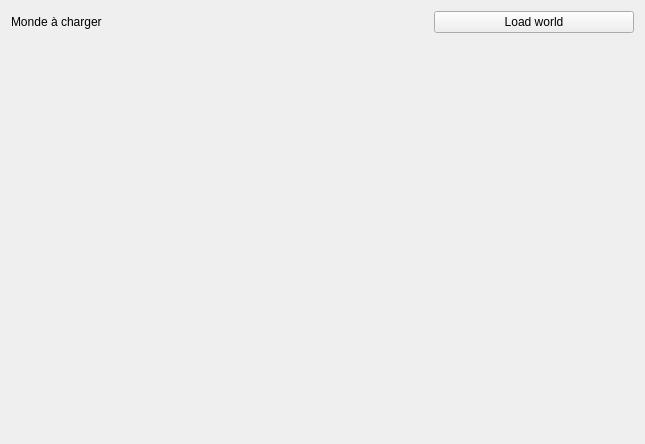
<?xml version="1.0" encoding="UTF-8"?>
<ui version="4.0">
 <class>WorldCreatorResourcesWidget</class>
 <widget class="QWidget" name="WorldCreatorResourcesWidget">
  <property name="geometry">
   <rect>
    <x>0</x>
    <y>0</y>
    <width>645</width>
    <height>444</height>
   </rect>
  </property>
  <property name="windowTitle">
   <string>Form</string>
  </property>
  <layout class="QVBoxLayout" name="verticalLayout">
   <item>
    <layout class="QHBoxLayout" name="horizontalLayout">
     <item>
      <widget class="QLabel" name="lb_loadedWorld">
       <property name="text">
        <string>Monde à charger</string>
       </property>
       <property name="scaledContents">
        <bool>false</bool>
       </property>
      </widget>
     </item>
     <item>
      <widget class="QPushButton" name="bt_loadWorld">
       <property name="maximumSize">
        <size>
         <width>200</width>
         <height>16777215</height>
        </size>
       </property>
       <property name="text">
        <string>Load world</string>
       </property>
       <property name="checkable">
        <bool>false</bool>
       </property>
       <property name="autoDefault">
        <bool>false</bool>
       </property>
       <property name="default">
        <bool>false</bool>
       </property>
       <property name="flat">
        <bool>false</bool>
       </property>
      </widget>
     </item>
    </layout>
   </item>
   <item>
    <widget class="QWidget" name="widget" native="true"/>
   </item>
  </layout>
 </widget>
 <resources/>
 <connections/>
</ui>
